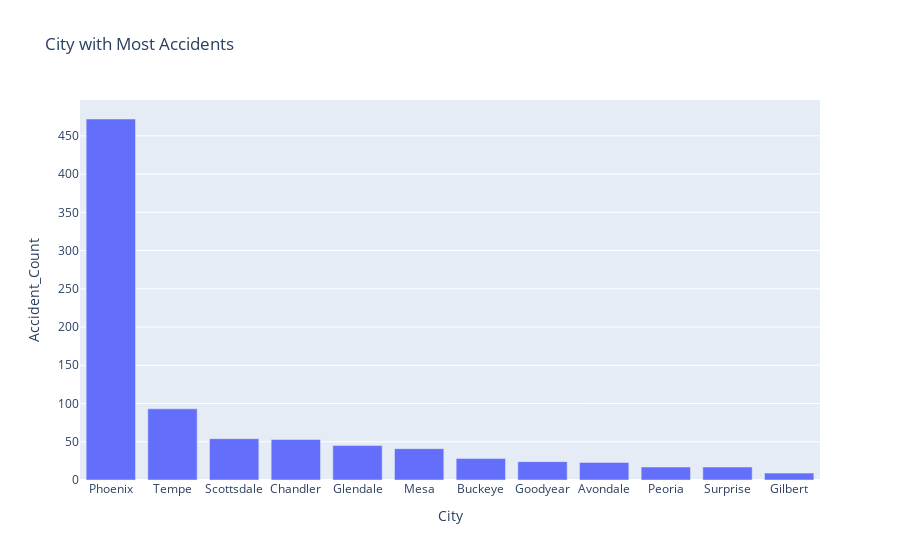

Notebook code for this chart:
### Code cell
# plot the data
fig = px.bar(df, x='City', y='Accident_Count', title='City with Most Accidents')
fig.show()

### Figure 1 — Plotly figure (JSON) as saved in the notebook; plotly's stock layout.template omitted (floating-point values rounded to 4 significant figures)
{"data": [{"alignmentgroup": "True", "hovertemplate": "City=%{x}<br>Accident_Count=%{y}<extra></extra>", "legendgroup": "", "marker": {"color": "#636efa", "pattern": {"shape": ""}}, "name": "", "offsetgroup": "", "orientation": "v", "showlegend": false, "textposition": "auto", "type": "bar", "x": ["Phoenix", "Tempe", "Scottsdale", "Chandler", "Glendale", "Mesa", "Buckeye", "Goodyear", "Avondale", "Peoria", "Surprise", "Gilbert"], "xaxis": "x", "y": [472, 93, 54, 53, 45, 41, 28, 24, 23, 17, 17, 9], "yaxis": "y"}], "layout": {"barmode": "relative", "legend": {"tracegroupgap": 0}, "title": {"text": "City with Most Accidents"}, "xaxis": {"anchor": "y", "domain": [0, 1], "title": {"text": "City"}}, "yaxis": {"anchor": "x", "domain": [0, 1], "title": {"text": "Accident_Count"}}}}
